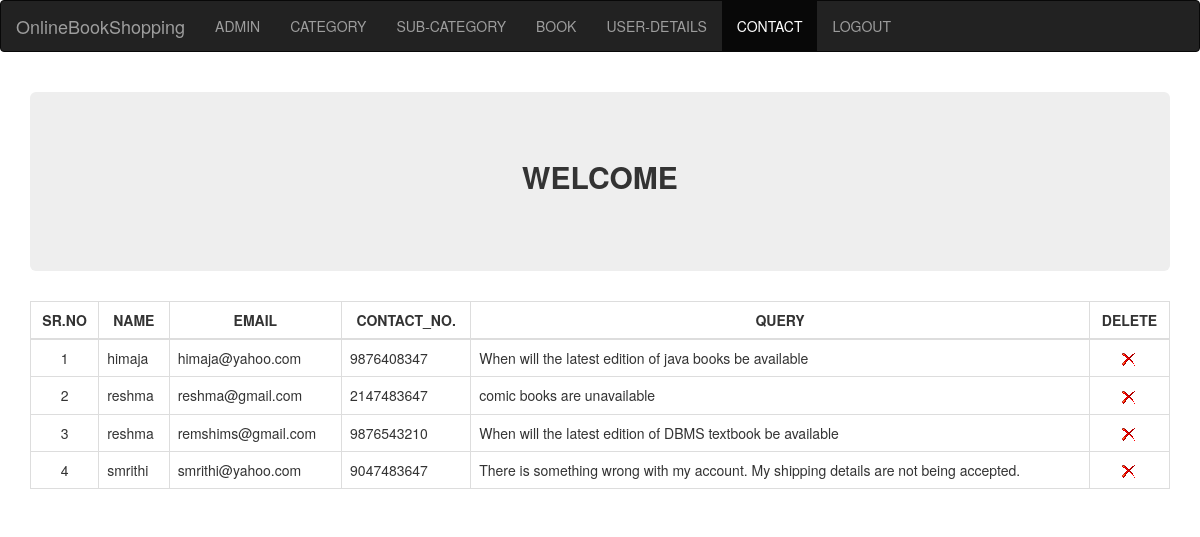
Page /admin/contact.php on the committed database.
### tables this page shows
CREATE TABLE `contact` (
  `con_id` int(4) NOT NULL,
  `con_nm` varchar(25) NOT NULL,
  `con_email` varchar(35) NOT NULL,
  `con_phone` bigint(20) DEFAULT NULL,
  `con_query` longtext NOT NULL
);

### admin/contact.php (the view, shortened to what this page needs)
<?php
	require('includes/config.php');
	$q="select * from contact";
	$res=mysqli_query($conn,$q) or die("Can't Execute Query...");
?>
<!DOCTYPE html>
<html lang="en">
  <head>
    <link href="css/bootstrap.min.css" rel="stylesheet">
  </head>
  <body>
	<div class="navbar navbar-inverse">
		<div class="Container">
			<div class="navbar-header">
				<a href="#" class="navbar-brand">OnlineBookShopping</a>
			</div>
			<div class="collapse navbar-collapse">
				<ul class="nav navbar-nav">
					<li><a href="home_of_admin.php"> ADMIN</a></li>
					<li><a href="category.php">CATEGORY</a></li>
					<li><a href="subcategory.php">SUB-CATEGORY</a></li>
					<li><a href="all_book.php">BOOK</a></li>
					<li><a href="user_details.php">USER-DETAILS</a></li>
					<li class="active"><a href="contact.php">CONTACT</a></li>
					<li><a href="logout.php">LOGOUT</a></li>
				</ul>
			</div>
		</div>
	</div>
	<div class="container">
	  <div class="jumbotron">
		<?php
			echo "<h2><center><b>WELCOME ".$user."</b></center></h2>";
		?>
	  </div>
	</div>
	<div class="container">
		<table class="table table-bordered table-hover">
			<thead>
			<tr>
				<td align="center"><b>SR.NO</b></td>
				<td align="center"><b>NAME</b></td>
				<td align="center"><b>EMAIL</b></td>
				<td align="center"><b>CONTACT_NO.</b></td>
				<td align="center"><b>QUERY</b></td>
				<td align="center"><b>DELETE</b></td>
			</tr>
			</thead>
			<tbody>
			<?php
				$count=1;
				while($row=mysqli_fetch_assoc($res))
				{
				echo '<tr>
							<td align="center">'.$count.'</td>
							<td>'.$row['con_nm'].'</td>
							<td>'.$row['con_email'].'</td>
							<td>'.$row['con_phone'].'</td>
							<td>'.$row['con_query'].'</td>
							<td align="center"><a href="process_del_contact.php?sid='.$row['con_id'].'"><img src="images/drop.png" ></a></td>
					</tr>';
					$count++;
				}
			?>
			</tbody>
		</table>
	</div>
  </body>
</html>

### rows in the picture
contact: con_nm "himaja", con_email "himaja@yahoo.com", con_phone "9876408347", con_query "When will the latest edition of java books be available"
contact: con_nm "reshma", con_email "reshma@gmail.com", con_phone "2147483647", con_query "comic books are unavailable"
contact: con_nm "reshma", con_email "remshims@gmail.com", con_phone "9876543210", con_query "When will the latest edition of DBMS textbook be available"
contact: con_nm "smrithi", con_email "smrithi@yahoo.com", con_phone "9047483647", con_query "There is something wrong with my account. My shipping details are not being accepted."
